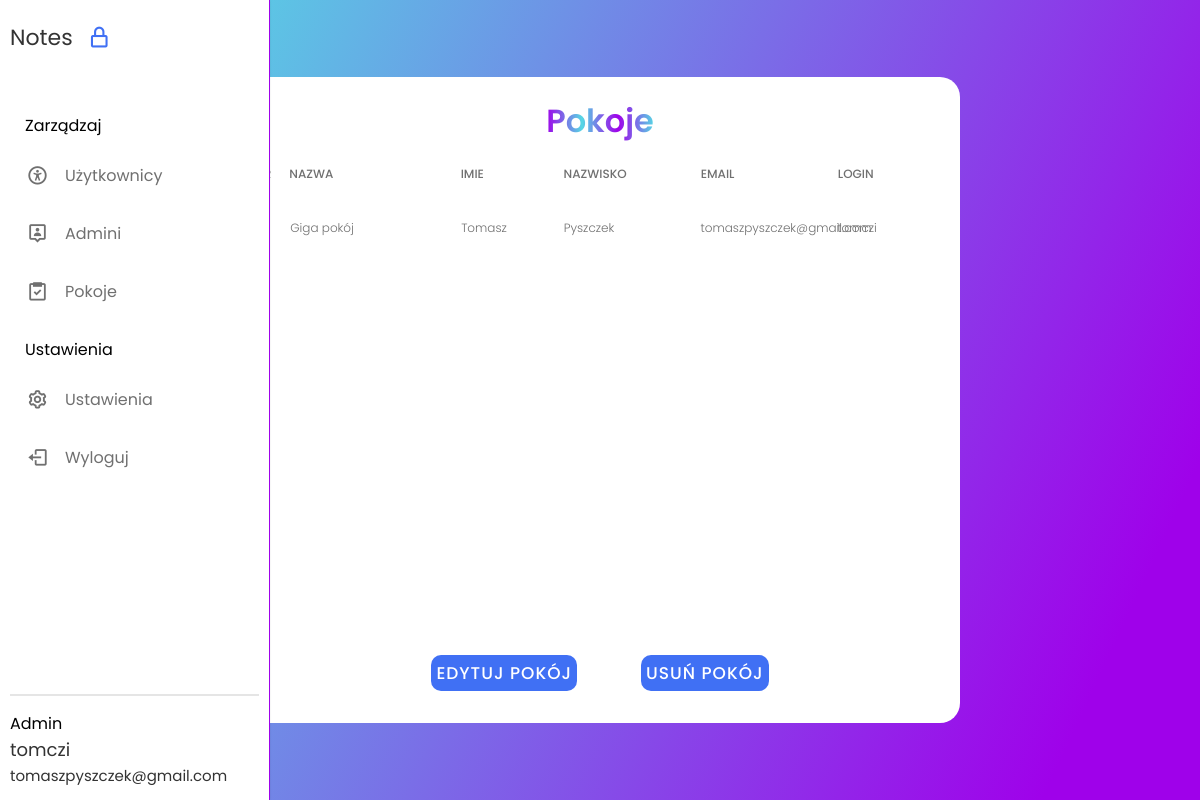
Screenshot of /admin_panel_rooms.php (signed in) with the database file from the repository.
### tables this page shows
CREATE TABLE `room` (
  `room_id` int(11) NOT NULL,
  `room_name` varchar(45) DEFAULT 'Giga pokój',
  `user_id` int(11) NOT NULL
);

CREATE TABLE `user` (
  `user_id` int(11) NOT NULL,
  `isadmin` tinyint(1) NOT NULL DEFAULT 0,
  `username` varchar(45) NOT NULL,
  `mail` varchar(45) NOT NULL,
  `password` varchar(20) NOT NULL,
  `name` varchar(20) NOT NULL,
  `surname` varchar(25) NOT NULL
);

### admin_panel_rooms.php (the view, shortened to what this page needs)
<?php
include "config/config.php";
$pdo = new PDO("mysql:host=$host;dbname=$dbname", $user, $password);
$sql = "SELECT * FROM room";
$statement = $pdo->prepare($sql);
$statement->execute();
$rooms = $statement->fetchAll(PDO::FETCH_ASSOC);
?>
<!DOCTYPE html>
<html lang="en">
  <head>
    <link rel="stylesheet" href="create_room_style.css" />
    <link flex href="https://unpkg.com/boxicons@2.1.4/css/boxicons.min.css" rel="stylesheet" />
  </head>
  <body>
    <nav class="sidebar hoverable">
      <div class="logo_items flex">
        <span class="logo_name">Notes</span>
        <i class="bx bx-lock-alt" id="lock-icon" title="Unlock Sidebar"></i>
      </div>
      <div class="menu_container">
        <div class="menu_items">
          <ul class="menu_item">
            <div class="menu_title flex">
              <span class="title">Zarządzaj</span>
            </div>
            <li class="item">
              <a href="admin_panel_users.php" class="link flex">
                <i class="bx bx-universal-access"></i>
                <span>Użytkownicy</span>
              </a>
            </li>
            <li class="item">
                <a href="admin_panel_admins.php" class="link flex">
                  <i class="bx bx-user-pin"></i>
                  <span>Admini</span>
                </a>
              </li>
              <li class="item">
                <a href="admin_panel_rooms.php" class="link flex">
                  <i class="bx bx-task"></i>
                  <span>Pokoje</span>
                </a>
              </li>
          <ul class="menu_item">
            <div class="menu_title flex">
              <span class="title">Ustawienia</span>
            </div>
            <li class="item">
              <a href="#" class="link flex">
                <i class="bx bx-cog"></i>
                <span>Ustawienia</span>
              </a>
            </li>
            <li class="item">
              <a href="logout.php" class="link flex">
                <i class="bx bx-log-out"></i>
                <span>Wyloguj</span>
              </a>
            </li>
          </ul>
        </div>
        <div class="sidebar_profile flex">
          <div class="data_text">
            <span class="admin">Admin</span><br>
            <span class="name"><?php echo $_SESSION['username'] ?> <br></span>
            <span class="email"><?php echo $_SESSION['mail'] ?></span>
          </div>
        </div>
      </div>
    </nav>
    <div class="tasks-section">
        <span class="title">Pokoje</span>
        <div class="tbl-header">
            <table cellpadding="0" cellspacing="0" border="0">
              <thead>
                <tr>
                  <th width="2%">Nr</th>
                  <th width="10%">Nazwa</th>
                  <th width="6%">Imie</th>
                  <th width="8%">Nazwisko</th>
                  <th width="8%">Email</th>
                  <th width="8%">login</th>
                </tr>
              </thead>
            </table>
          </div>
          <div class="tbl-content">
            <table id="table" cellpadding="0" cellspacing="0" border="0">
              <tbody>
              <?php
              foreach ($rooms as $index => $room) {
                $roomId = $room['room_id'];
                $roomName = $room['room_name'];
                $userId = $room['user_id'];
                $userSql = "SELECT * FROM user WHERE user_id = :userId";
                $userStatement = $pdo->prepare($userSql);
                $userStatement->bindParam(':userId', $userId, PDO::PARAM_INT);
                $userStatement->execute();
                $user = $userStatement->fetch(PDO::FETCH_ASSOC);
                $userName = $user['name'];
                $userSurname = $user['surname'];
                $userMail = $user['mail'];
                $userUsername = $user['username'];
              ?>
                <tr>
                  <td width="2%"><?php echo $roomId; ?></td>
                  <td width="10%"><?php echo $roomName; ?></td>
                  <td width="6%"><?php echo $userName; ?></td>
                  <td width="8%"><?php echo $userSurname; ?></td>
                  <td width="8%"><?php echo $userMail; ?></td>
                  <td width="8%"><?php echo $userUsername; ?></td>
                </tr>
              <?php
              }
              ?>
              </tbody>
            </table>
          </div>
        <div class="btn-section">
            <div>
                <input type="submit" value="Edytuj pokój" onclick="popupEdit();">
            </div>
            <div>
                <input type="submit" value="Usuń pokój" id="delete-room-btn">
            </div>
        </div>
    </div>
  </body>
</html>

### create_room_style.css (style rules this page uses)
* { margin: 0; padding: 0; outline: none; box-sizing: border-box; font-family: 'Poppins', sans-serif; }
body { display: flex; align-items: center; justify-content: center; min-height: 100vh; padding: 10px; font-family: 'Poppins', sans-serif; background: linear-gradient(115deg, #56d8e4 10%, #9f01ea 90%); }
.flex { display: flex; align-items: center; }
.sidebar { border-right: 1px solid #9f01ea; position: fixed; top: 0; left: 0; height: 100%; width: 270px; background: #fff; padding: 15px 10px; box-shadow: 0 0 2px rgba(0, 0, 0, 0.1); transition: all 0.4s ease; }
.logo_items { gap: 8px; }
.logo_name { font-size: 22px; color: #333; font-weight: 500px; transition: all 0.3s ease; align-items: center; }
#lock-icon, #sidebar-close { padding: 10px; color: #4070f4; font-size: 25px; cursor: pointer; margin-left: -4px; transition: all 0.3s ease; }
.menu_container { display: flex; flex-direction: column; justify-content: space-between; margin-top: 40px; overflow-y: auto; height: calc(100% - 82px); }
.menu_title { position: relative; height: 50px; width: 55px; }
.menu_title .title { margin-left: 15px; transition: all 0.3s ease; }
.item { list-style: none; }
.link { text-decoration: none; border-radius: 8px; margin-bottom: 8px; color: #707070; }
.link span { white-space: nowrap; }
.link i { height: 50px; min-width: 55px; display: flex; font-size: 22px; align-items: center; justify-content: center; border-radius: 4px; }
.sidebar_profile { padding-top: 15px; margin-top: 15px; gap: 15px; border-top: 2px solid rgba(0, 0, 0, 0.1); }
.sidebar_profile .name { font-size: 18px; color: #333; }
.sidebar_profile .email { font-size: 15px; color: #333; }
.tasks-section { display: flex; flex-direction: column; flex-wrap: nowrap; justify-content: flex-start; align-items: center; align-content: center; background-color: #fff; width: 60vw; border-radius: 20px; }
.tasks-section .title { margin-top: 20px; font-size: 32px; font-weight: 600; font-family: 'Poppins', sans-serif; background: -webkit-linear-gradient(right, #56d8e4, #9f01ea, #56d8e4, #9f01ea); -webkit-background-clip: text; -webkit-text-fill-color: transparent; }
.btn-section { margin-top:20px; display: flex; flex-direction: row; flex-wrap: nowrap; justify-content: center; align-items: center; align-content: center; }
.btn-section div { margin: 2em; }
.btn-section div input { border-radius: 10px; padding: 5px; border: none; color: #fff; font-size: 17px; font-weight: 500; text-transform: uppercase; letter-spacing: 1px; cursor: pointer; position: relative; z-index: 2; background: #4070f4; transition: all 0.4s; }
table { width:100%; table-layout: fixed; }
.tbl-header { background-color: rgba(255,255,255,0.3); }
.tbl-content { height:400px; overflow-x:auto; margin-top: 0px; border: 1px solid rgba(255,255,255,0.3); }
th { padding: 20px 15px; text-align: left; font-weight: 500; font-size: 12px; color: #707070; text-transform: uppercase; }
td { padding: 15px; text-align: left; vertical-align:middle; font-weight: 300; font-size: 12px; color: #707070; border-bottom: solid 1px rgba(255,255,255,0.1); }

### rows the page displays
room: room_name "Giga pokój", user.name "Tomasz", user.surname "Pyszczek", user.mail "tomaszpyszczek@gmail.com", user.username "tomczi"

### other values shown
$_SESSION['username'] "tomczi"
$_SESSION['mail'] "tomaszpyszczek@gmail.com"
